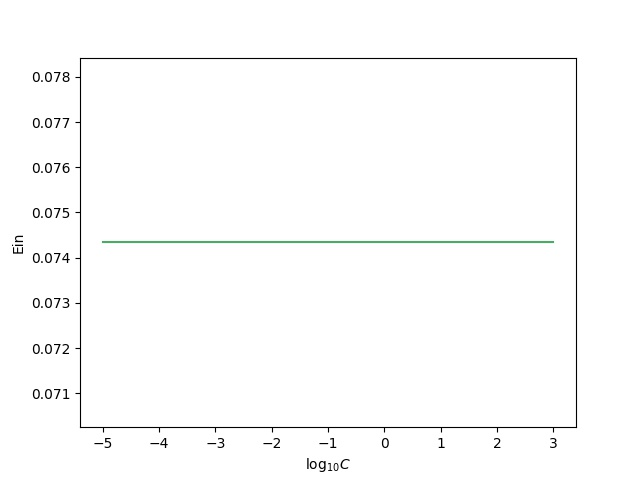

Python code for this plot:
from sklearn import svm
import numpy as np
import matplotlib.pyplot as plt
import matplotlib
matplotlib.use('Agg')
import math

target_number = 8

# convert data
f = open('features.train', 'r')
lines = f.readlines()

# if y is target_number, y = 1, else -1
all_data = np.array([ [ int(line.split()[0][0]), *map(float, line.split()[1:]) ] for line in lines ])
train_y = np.where(all_data[:,0] == target_number, 1, -1)
train_x = all_data[:,1:]

# test_data = np.array([ [ int(line.split()[0][0]), *map(float, line.split()[1:]) ] for line in lines ])
# test_y = np.where(test_data[:,0] == target_number, 1, -1)
# test_x = test_data[:,1:]

# print(train_y, train_x)
# print(f'{len(train_y)}, {len(train_x)}')
# print(train_y, train_x)
C_list = [-5, -3, -1, 1, 3]
all_w = []
all_Ein = []
# n_support_vectors = []
for C in C_list:
    classifier = svm.SVC(kernel = 'poly', degree = 2, gamma = 1, coef0 = 1, C = 10 ** C, shrinking = False)
    classifier.fit(train_x, train_y)
    print(f'*************** C is {C} ****************')
    print(f'support vectors are: {classifier.support_vectors_}\ncoefficients are: {classifier.dual_coef_}\nsupport vectors\'s indices are {classifier.support_}\n')
    result = classifier.predict(train_x)
    error_array = np.not_equal(result, train_y)
    # count = 0
    # for i in error_array:
    #     if i == True:
    #         count  = count + 1
    # print(f'np.sum: {np.sum(error_array)}, my calculation: {count}, mean():{np.mean(result != train_y)}')
    Ein = np.sum(error_array) / len(error_array)
    all_Ein.append(Ein)
    # w = classifier.coef_
    # all_w.append(np.linalg.norm(w))
    # n_support_vectors.append(classifier.n_support_)


plt.plot(C_list, all_Ein, color = '#4CA967')
plt.xlabel('$\log_{10} C$')
plt.ylabel('Ein')
plt.savefig('12.jpg')
f.close()
